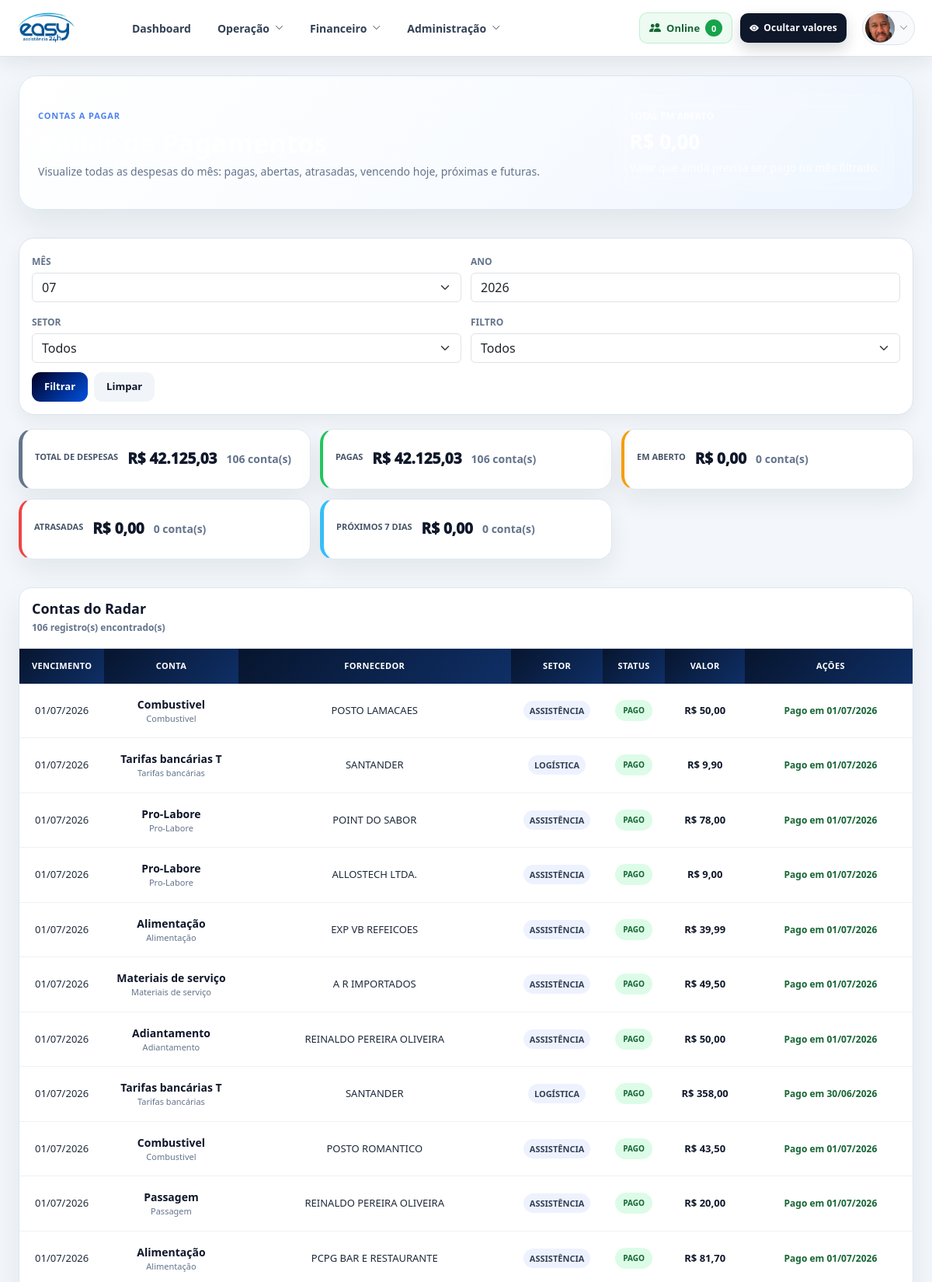
Screenshot of /gestao/radar-pagamentos (signed in, upper part) with the database file from the repository.
### models/conta_pagar_importada.py (models this page shows)
class ContaPagarImportada(db.Model):
    __tablename__ = "contas_pagar_importadas"
    id = db.Column(db.Integer, primary_key=True)
    numero_fatura = db.Column(db.String(50))
    fornecedor_funcionario = db.Column(db.String(200))
    telefone = db.Column(db.String(80))
    email = db.Column(db.String(180))
    plano_contas = db.Column(db.String(150))
    categoria = db.Column(db.String(150))
    setor = db.Column(db.String(40))
    data_documento = db.Column(db.DateTime)
    data_vencimento = db.Column(db.DateTime)
    data_pagamento = db.Column(db.DateTime)
    valor = db.Column(db.Numeric(12, 2), default=0)
    pago = db.Column(db.Boolean, default=False)
    status = db.Column(db.String(30), default="PENDENTE")
    observacoes = db.Column(db.Text)
    tipo_obrigacao = db.Column(db.String(30), default="UNICA")
    parcela_atual = db.Column(db.Integer)
    total_parcelas = db.Column(db.Integer)
    grupo_parcelamento = db.Column(db.String(255), index=True)
    dia_vencimento_parcela = db.Column(db.Integer)
    parcela_origem_id = db.Column(db.Integer)
    mes = db.Column(db.Integer)
    ano = db.Column(db.Integer)
    chave_conciliacao = db.Column(db.String(255), index=True)
    origem_importacao = db.Column(db.String(50), default="VENCIMENTO")
    importado_em = db.Column(db.DateTime, default=datetime.utcnow)

### routes/gestao.py (the view)
@gestao_bp.route("/radar-pagamentos")
@gestao_required
def radar_pagamentos():
    hoje = date.today()
    mes = request.args.get("mes", type=int) or hoje.month
    ano = request.args.get("ano", type=int) or hoje.year
    setor = request.args.get("setor", "").strip().upper()
    filtro = request.args.get("filtro", "todos").strip().lower()
    inicio_dt = inicio_mes_datetime(mes, ano)
    fim_dt = fim_mes_datetime(mes, ano)
    query = ContaPagarImportada.query.filter(
        or_(
            and_(
                ContaPagarImportada.pago == True,
                ContaPagarImportada.data_vencimento >= inicio_dt,
                ContaPagarImportada.data_vencimento <= fim_dt
            ),
            and_(
                ContaPagarImportada.pago == False,
                ContaPagarImportada.origem_importacao == "PAGAMENTO",
                ContaPagarImportada.data_vencimento <= fim_dt
            ),
            and_(
                ContaPagarImportada.data_vencimento == None,
                ContaPagarImportada.mes == mes,
                ContaPagarImportada.ano == ano
            )
        )
    )
    if setor:
        query = query.filter(
            ContaPagarImportada.setor.ilike(f"%{setor}%")
        )
    contas = query.order_by(
        ContaPagarImportada.data_vencimento.asc().nullslast(),
        ContaPagarImportada.id.desc()
    ).all()
    itens = [
        montar_item_radar_pagar(conta, hoje)
        for conta in contas
    ]
    atrasadas = [item for item in itens if item["grupo"] == "atrasadas"]
    vence_hoje = [item for item in itens if item["grupo"] == "vence_hoje"]
    proximas = [item for item in itens if item["grupo"] == "proximas"]
    futuras = [item for item in itens if item["grupo"] == "futuras"]
    pagas = [item for item in itens if item["grupo"] == "pagas"]
    sem_data = [item for item in itens if item["grupo"] == "sem_data"]
    abertas = [item for item in itens if not item["pago"]]
    if filtro == "pagas":
        itens_filtrados = pagas
    elif filtro == "abertas":
        itens_filtrados = abertas
    elif filtro == "atrasadas":
        itens_filtrados = atrasadas
    elif filtro == "hoje":
        itens_filtrados = vence_hoje
    elif filtro == "proximas":
        itens_filtrados = proximas
    elif filtro == "futuras":
        itens_filtrados = futuras
    elif filtro == "sem_data":
        itens_filtrados = sem_data
    else:
        itens_filtrados = itens
    total_geral = somar_itens_radar(itens)
    total_pagas = somar_itens_radar(pagas)
    total_abertas = somar_itens_radar(abertas)
    total_atrasadas = somar_itens_radar(atrasadas)
    total_hoje = somar_itens_radar(vence_hoje)
    total_proximas = somar_itens_radar(proximas)
    total_futuras = somar_itens_radar(futuras)
    return render_template(
        "gestao/radar_pagamentos.html",
        hoje=hoje,
        mes=mes,
        ano=ano,
        setor=setor,
        filtro=filtro,
        itens=itens,
        itens_filtrados=itens_filtrados,
        atrasadas=atrasadas,
        vence_hoje=vence_hoje,
        proximas=proximas,
        futuras=futuras,
        pagas=pagas,
        abertas=abertas,
        sem_data=sem_data,
        total_geral=total_geral,
        total_pagas=total_pagas,
        total_abertas=total_abertas,
        total_atrasadas=total_atrasadas,
        total_hoje=total_hoje,
        total_proximas=total_proximas,
        total_futuras=total_futuras
    )

### templates/gestao/radar_pagamentos.html (shortened to what this page needs)
{% extends "base.html" %}
{% block content %}
{% macro moeda(valor) %}
  R$ {{ "{:,.2f}".format(valor or 0).replace(",", "X").replace(".", ",").replace("X", ".") }}
{% endmacro %}
<div class="radar-page">
  <div class="radar-hero">
    <div>
      <span class="radar-eyebrow">Contas a pagar</span>
      <h1>Radar de Pagamentos</h1>
      <p>
        Visualize todas as despesas do mês: pagas, abertas, atrasadas,
        vencendo hoje, próximas e futuras.
      </p>
    </div>
    <div class="radar-risk">
      <span>Total em aberto</span>
      <strong>{{ moeda(total_abertas) }}</strong>
      <small>
      </small>
    </div>
  </div>
  <form method="GET" class="radar-filter">
    <div>
      <label>Mês</label>
      <select name="mes" class="form-select">
        {% for m in range(1, 13) %}
          <option value="{{ m }}" {% if mes == m %}selected{% endif %}>
            {{ "%02d"|format(m) }}
          </option>
        {% endfor %}
      </select>
    </div>
    <div>
      <label>Ano</label>
      <input type="number"
             name="ano"
             class="form-control"
             value="{{ ano }}">
    </div>
    <div>
      <label>Setor</label>
      <select name="setor" class="form-select">
        <option value="">Todos</option>
      </select>
    </div>
    <div>
      <label>Filtro</label>
      <select name="filtro" class="form-select">
        <option value="todos" {% if filtro == "todos" %}selected{% endif %}>Todos</option>
      </select>
    </div>
    <div class="radar-filter-actions">
      <button class="btn-radar-primary">
        Filtrar
      </button>
      <a href="/gestao/radar-pagamentos" class="btn-radar-light">
        Limpar
      </a>
    </div>
  </form>
  <div class="radar-kpis">
    <a class="radar-kpi neutral" href="/gestao/radar-pagamentos?mes={{ mes }}&ano={{ ano }}&filtro=todos">
      <span>Total de despesas</span>
      <strong>{{ moeda(total_geral) }}</strong>
      <small>{{ itens|length }} conta(s)</small>
    </a>
    <a class="radar-kpi success" href="/gestao/radar-pagamentos?mes={{ mes }}&ano={{ ano }}&filtro=pagas">
      <span>Pagas</span>
      <strong>{{ moeda(total_pagas) }}</strong>
      <small>{{ pagas|length }} conta(s)</small>
    </a>
    <a class="radar-kpi warning" href="/gestao/radar-pagamentos?mes={{ mes }}&ano={{ ano }}&filtro=abertas">
      <span>Em aberto</span>
      <strong>{{ moeda(total_abertas) }}</strong>
      <small>{{ abertas|length }} conta(s)</small>
    </a>
    <a class="radar-kpi danger" href="/gestao/radar-pagamentos?mes={{ mes }}&ano={{ ano }}&filtro=atrasadas">
      <span>Atrasadas</span>
      <strong>{{ moeda(total_atrasadas) }}</strong>
      <small>{{ atrasadas|length }} conta(s)</small>
    </a>
    <a class="radar-kpi info" href="/gestao/radar-pagamentos?mes={{ mes }}&ano={{ ano }}&filtro=proximas">
      <span>Próximos 7 dias</span>
      <strong>{{ moeda(total_proximas) }}</strong>
      <small>{{ proximas|length }} conta(s)</small>
    </a>
  </div>
  <div class="radar-table-card">
    <div class="radar-table-header">
      <div>
        <h3>Contas do Radar</h3>
        <span>{{ itens_filtrados|length }} registro(s) encontrado(s)</span>
      </div>
    </div>
    <div class="table-responsive">
      <table class="table radar-table align-middle mb-0">
        <thead>
          <tr>
            <th>Vencimento</th>
            <th>Conta</th>
            <th>Fornecedor</th>
            <th>Setor</th>
            <th>Status</th>
            <th class="text-end">Valor</th>
            <th class="text-center">Ações</th>
          </tr>
        </thead>
        <tbody>
          {% for item in itens_filtrados %}
            <tr>
              <td>
                {% if item.data_vencimento %}
                  {{ item.data_vencimento.strftime("%d/%m/%Y") }}
                {% else %}
                  -
                {% endif %}
              </td>
              <td>
                <strong>{{ item.plano_contas }}</strong>
                <small>{{ item.categoria }}</small>
              </td>
              <td>{{ item.fornecedor_funcionario }}</td>
              <td>
                <span class="radar-tag">
                  {{ item.setor }}
                </span>
              </td>
              <td>
                <span class="radar-status radar-status-{{ item.status_classe }}">
                  {{ item.status_label }}
                </span>
              </td>
              <td class="text-end">
                <strong>{{ moeda(item.valor) }}</strong>
              </td>
              <td class="text-center">
                {% if not item.pago %}
                  <div class="radar-actions">
                    <button type="button"
                            class="btn-radar-mini primary"
                            data-bs-toggle="modal"
                            data-bs-target="#modalPagar{{ item.id }}">
                      Pagar
                    </button>
                    <button type="button"
                            class="btn-radar-mini light"
                            data-bs-toggle="modal"
                            data-bs-target="#modalAdiar{{ item.id }}">
                      Adiar
                    </button>
                  </div>
                {% else %}
                  <span class="radar-pago-info">
                    {% if item.data_pagamento %}
                      Pago em {{ item.data_pagamento.strftime("%d/%m/%Y") }}
                    {% else %}
                      Pago
                    {% endif %}
                  </span>
                {% endif %}
              </td>
            </tr>
          {% else %}
            <tr>
              <td colspan="7" class="text-center text-muted py-4">
                Nenhuma conta encontrada para este filtro.
              </td>
            </tr>
          {% endfor %}
        </tbody>
      </table>
    </div>
  </div>
</div>
{% endblock %}

### rows the page displays
ContaPagarImportada: data_vencimento "01/07/2026", plano_contas "Combustivel", categoria "Combustivel", fornecedor_funcionario "POSTO LAMACAES", setor "ASSISTÊNCIA", status_label "PAGO", value "50,00", data_pagamento "01/07/2026"
ContaPagarImportada: data_vencimento "01/07/2026", plano_contas "Tarifas bancárias T", categoria "Tarifas bancárias", fornecedor_funcionario "SANTANDER", setor "LOGÍSTICA", status_label "PAGO", value "9,90", data_pagamento "01/07/2026"
ContaPagarImportada: data_vencimento "01/07/2026", plano_contas "Pro-Labore", categoria "Pro-Labore", fornecedor_funcionario "POINT DO SABOR", setor "ASSISTÊNCIA", status_label "PAGO", value "78,00", data_pagamento "01/07/2026"
ContaPagarImportada: data_vencimento "01/07/2026", plano_contas "Pro-Labore", categoria "Pro-Labore", fornecedor_funcionario "ALLOSTECH LTDA.", setor "ASSISTÊNCIA", status_label "PAGO", value "9,00", data_pagamento "01/07/2026"
ContaPagarImportada: data_vencimento "01/07/2026", plano_contas "Alimentação", categoria "Alimentação", fornecedor_funcionario "EXP VB REFEICOES", setor "ASSISTÊNCIA", status_label "PAGO", value "39,99", data_pagamento "01/07/2026"
ContaPagarImportada: data_vencimento "01/07/2026", plano_contas "Materiais de serviço", categoria "Materiais de serviço", fornecedor_funcionario "A R IMPORTADOS", setor "ASSISTÊNCIA", status_label "PAGO", value "49,50", data_pagamento "01/07/2026"
ContaPagarImportada: data_vencimento "01/07/2026", plano_contas "Adiantamento", categoria "Adiantamento", fornecedor_funcionario "REINALDO PEREIRA OLIVEIRA", setor "ASSISTÊNCIA", status_label "PAGO", value "50,00", data_pagamento "01/07/2026"
ContaPagarImportada: data_vencimento "01/07/2026", plano_contas "Tarifas bancárias T", categoria "Tarifas bancárias", fornecedor_funcionario "SANTANDER", setor "LOGÍSTICA", status_label "PAGO", value "358,00", data_pagamento "30/06/2026"
ContaPagarImportada: data_vencimento "01/07/2026", plano_contas "Combustivel", categoria "Combustivel", fornecedor_funcionario "POSTO ROMANTICO", setor "ASSISTÊNCIA", status_label "PAGO", value "43,50", data_pagamento "01/07/2026"
ContaPagarImportada: data_vencimento "01/07/2026", plano_contas "Passagem", categoria "Passagem", fornecedor_funcionario "REINALDO PEREIRA OLIVEIRA", setor "ASSISTÊNCIA", status_label "PAGO", value "20,00", data_pagamento "01/07/2026"
ContaPagarImportada: data_vencimento "01/07/2026", plano_contas "Alimentação", categoria "Alimentação", fornecedor_funcionario "PCPG BAR E RESTAURANTE", setor "ASSISTÊNCIA", status_label "PAGO", value "81,70", data_pagamento "01/07/2026"

### other values shown
{{ itens|length }} "106"
{{ pagas|length }} "106"
{{ abertas|length }} "0"
{{ atrasadas|length }} "0"
{{ proximas|length }} "0"
{{ itens_filtrados|length }} "106"
form field mes "07"
